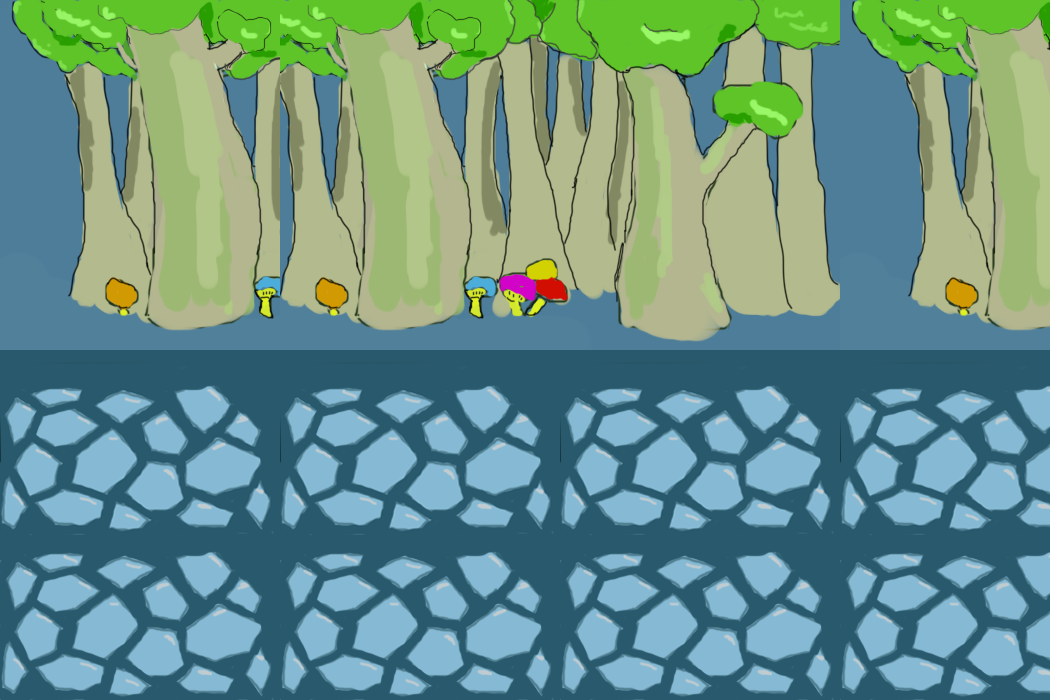

A 2D game scene composited from a Tiled map and its tileset images. What follows is a short description and the map's XML, with each tile layer's data collapsed to a summary:
An orthogonal 15x10 tile map with 70x70 px tiles, 1 tile layer (块层 1).

<map version="1.0" tiledversion="1.0.3" orientation="orthogonal" renderorder="right-down" width="15" height="10" tilewidth="70" tileheight="70" nextobjectid="1">
 <tileset firstgid="1" name="Village_Block" tilewidth="70" tileheight="70" tilecount="150" columns="15">
  <image source="Village_Block.png" width="1050" height="700" />
 </tileset>
 <layer name="块层 1" width="15" height="10">
  <data>[150 cells, 150 non-empty, 65 distinct tile ids]</data>
 </layer>
</map>